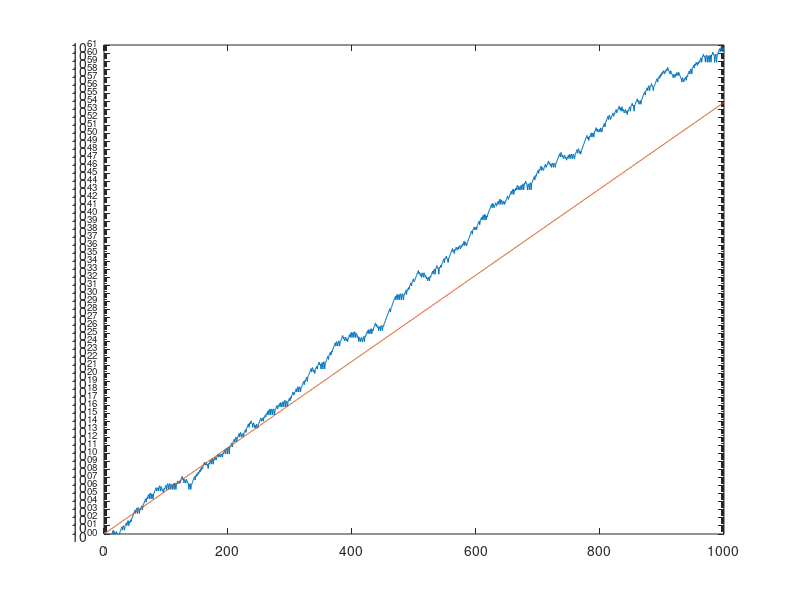

Reproduce this figure in MATLAB.
%RFIB                    Random Fibonacci sequence.

rand('state',100)        % Set random number state.
m = 1000;                % Number of iterations.

x = [1 2];               % Initial conditions.
for n = 2:m-1            % Main loop.
     x(n+1) = x(n) + sign(rand-0.5)*x(n-1);
end

semilogy(1:m,abs(x))
c = 1.13198824;          % Viswanath's constant.
hold on
semilogy(1:m,c.^(1:m))
hold off
